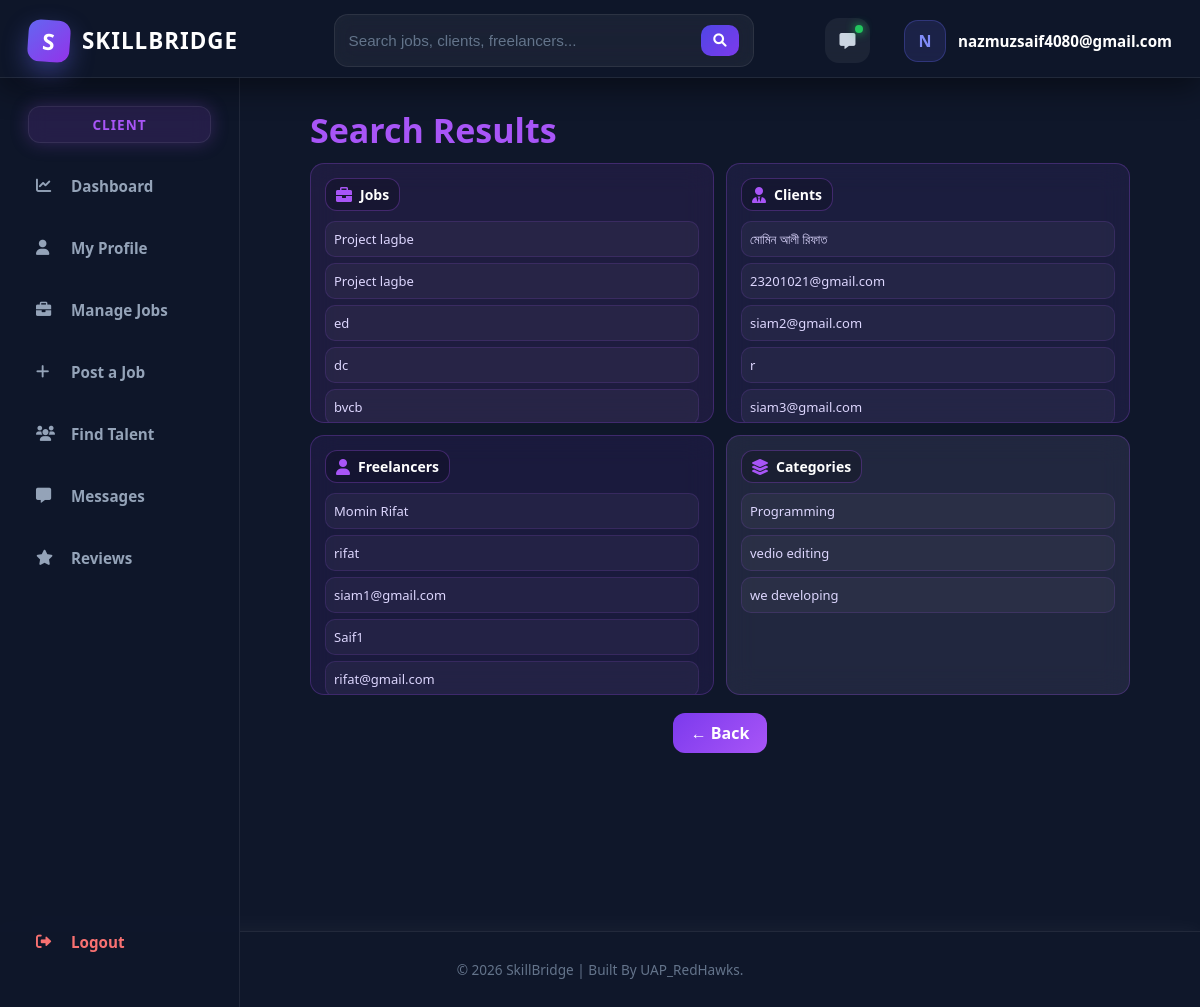
The page /users/search/ (signed in) on the database as committed earlier.
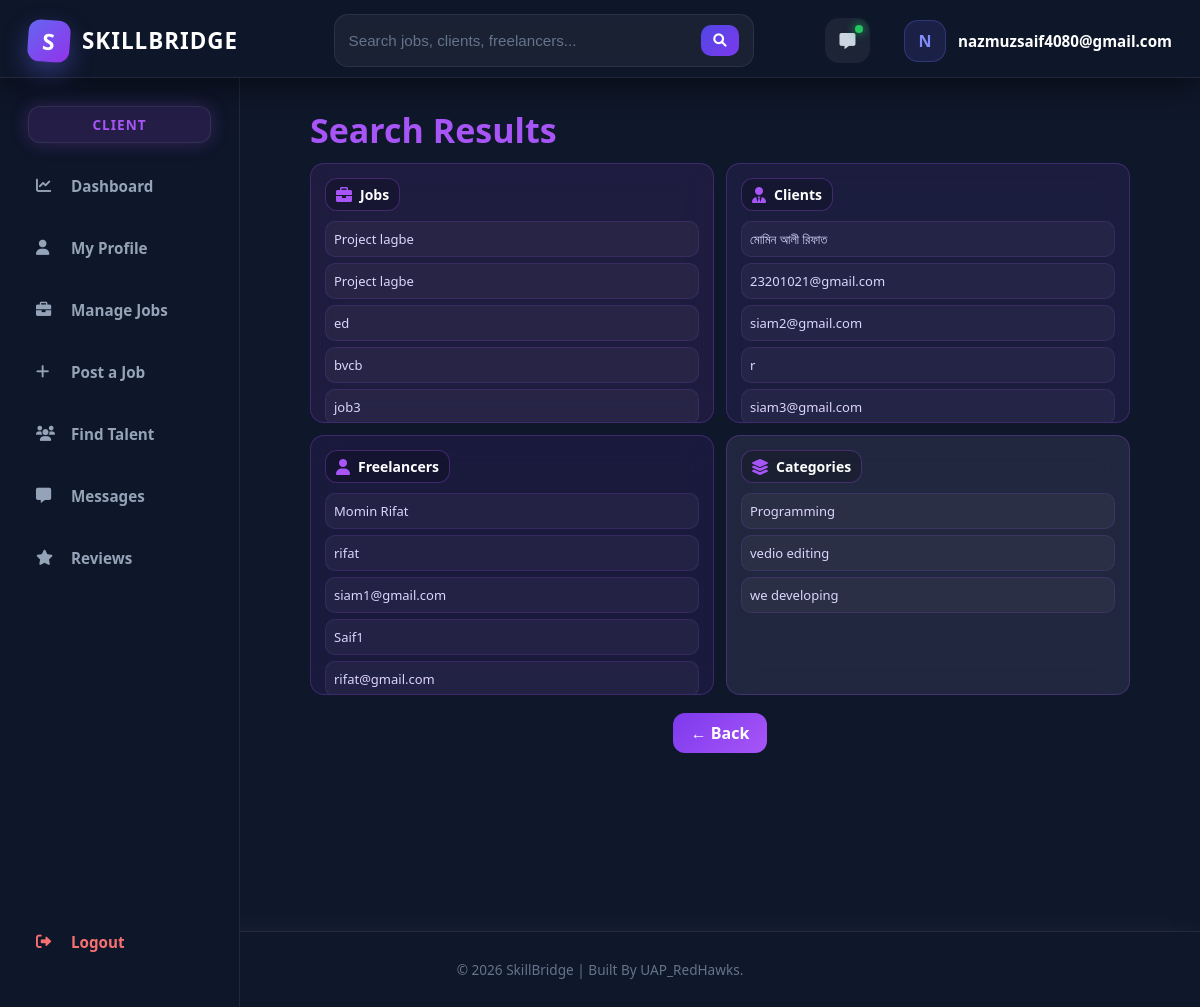
The same page on the database as committed later.
### jobs/models.py (models this page shows, shortened)
class Job(models.Model):
    exp_lvl_choice = (
        ('entry', 'Entry Level'),
        ('intermediate', 'Intermediate'),
        ('expert', 'Expert'),
    )
    job_type_chois = (
        ('full_time', 'Full Time'),
        ('part_time', 'Part Time'),
        ('remote', 'Remote'),
        ('contract', 'Contract'),
    )
    client = models.ForeignKey(
        User,
        on_delete=models.CASCADE,
        related_name='posted_jobs'
    )
    title = models.CharField(max_length=255)
    description = models.TextField()
    category = models.ForeignKey(
        JobCategory,
        on_delete=models.SET_NULL,
        null=True,
        blank=True
    )
    skills_required = models.ManyToManyField(Skill, blank=True)
    experience_level = models.CharField(
        max_length=20,
        choices=exp_lvl_choice,
        default='entry'
    )
    job_type = models.CharField(
        max_length=20,
        choices=job_type_chois,
        default='remote'
    )
    budget_min = models.DecimalField(
        max_digits=10,
        decimal_places=2,
        null=True,
        blank=True
    )
    budget_max = models.DecimalField(
        max_digits=10,
        decimal_places=2,
        null=True,
        blank=True
    )
    deadline = models.DateField(null=True, blank=True)
    is_active = models.BooleanField(default=True)
    created_at = models.DateTimeField(auto_now_add=True)

class JobCategory(models.Model):
    name = models.CharField(max_length=100)

### users/models.py (models this page shows, shortened)
class ClientProfile(models.Model):
    user = models.OneToOneField(User, on_delete=models.CASCADE)
    name = models.CharField(max_length=200)
    email = models.EmailField(unique=True)
    phone = models.CharField(max_length=20)
    address = models.TextField()
    companyname = models.CharField(max_length=200, blank=True)
    companydescription = models.TextField(blank=True)
    website = models.URLField(blank=True)
    profileimage = models.ImageField(upload_to='profiles/', blank=True, null=True)
    nidnumber = models.CharField(max_length=50)
    createdat = models.DateTimeField(auto_now_add=True)

class FreelancerProfile(models.Model):
    user = models.OneToOneField(User, on_delete=models.CASCADE)
    name = models.CharField(max_length=200)
    email = models.EmailField(unique=True)
    phone = models.CharField(max_length=20)
    address = models.TextField()
    universityname = models.CharField(max_length=200, blank=True)
    degree = models.CharField(max_length=200, blank=True)
    skills = models.TextField()
    experience = models.TextField(blank=True)
    bio = models.TextField(blank=True)
    portfolio_link = models.URLField(blank=True)
    githublink = models.URLField(blank=True)
    linkedinlink = models.URLField(blank=True)
    profileimage = models.ImageField(upload_to='profiles/', blank=True, null=True)
    resume = models.FileField(upload_to='resumes/', blank=True, null=True)
    nidnumber = models.CharField(max_length=50)
    createdat = models.DateTimeField(auto_now_add=True)

### users/views.py (the view)
# urls.py: path('search/', views.search, name='search')
@login_required
def search(request):
    query = request.GET.get('q', '')
    jobs = Job.objects.filter(title__icontains=query)
    categories = JobCategory.objects.filter(name__icontains=query)
    clients = ClientProfile.objects.filter(
        Q(name__icontains=query) | Q(companyname__icontains=query)
    )
    freelancers = FreelancerProfile.objects.filter(
        Q(name__icontains=query) | Q(skills__icontains=query)
    )
    return render(request, 'users/search.html', {
        'query': query,
        'jobs': jobs,
        'categories': categories,
        'clients': clients,
        'freelancers': freelancers,
    })

### templates/users/search.html (shortened to what this page needs)
{% extends 'core/base.html' %}
{% load static %}
{% block extra_css %}
  <link rel="stylesheet" href="{% static 'css/user/search.css' %}" />
{% endblock %}
{% block content %}
  <div class="search-page">
    <div class="search-header">
      <h1>Search Results</h1>
    </div>
    <div class="grid">
      <div class="card jobs">
        <div class="title-box">
          <i class="fas fa-briefcase"></i>
          <span>Jobs</span>
        </div>
        {% for j in jobs %}
          <div class="item">{{ j.title }}</div>
        {% empty %}
          <p>No jobs found</p>
        {% endfor %}
      </div>
      <div class="card clients">
        <div class="title-box">
          <i class="fas fa-user-tie"></i>
          <span>Clients</span>
        </div>
        {% for c in clients %}
          <div class="item">{{ c.name }}</div>
        {% empty %}
          <p>No clients found</p>
        {% endfor %}
      </div>
      <div class="card freelancers">
        <div class="title-box">
          <i class="fas fa-user"></i>
          <span>Freelancers</span>
        </div>
        {% for f in freelancers %}
          <div class="item">{{ f.name }}</div>
        {% empty %}
          <p>No freelancers found</p>
        {% endfor %}
      </div>
      <div class="card categories">
        <div class="title-box">
          <i class="fas fa-layer-group"></i>
          <span>Categories</span>
        </div>
        {% for cat in categories %}
          <div class="item">{{ cat.name }}</div>
        {% empty %}
          <p>No categories found</p>
        {% endfor %}
      </div>
    </div>
    <div class="back-wrapper">
      <a href="javascript:history.back()" class="back-btn">← Back</a>
    </div>
  </div>
{% endblock %}

Rows that differ between the two databases and show on the page:
removed Job: title "dc"
now on this page (row unchanged): Job: title "job3"
